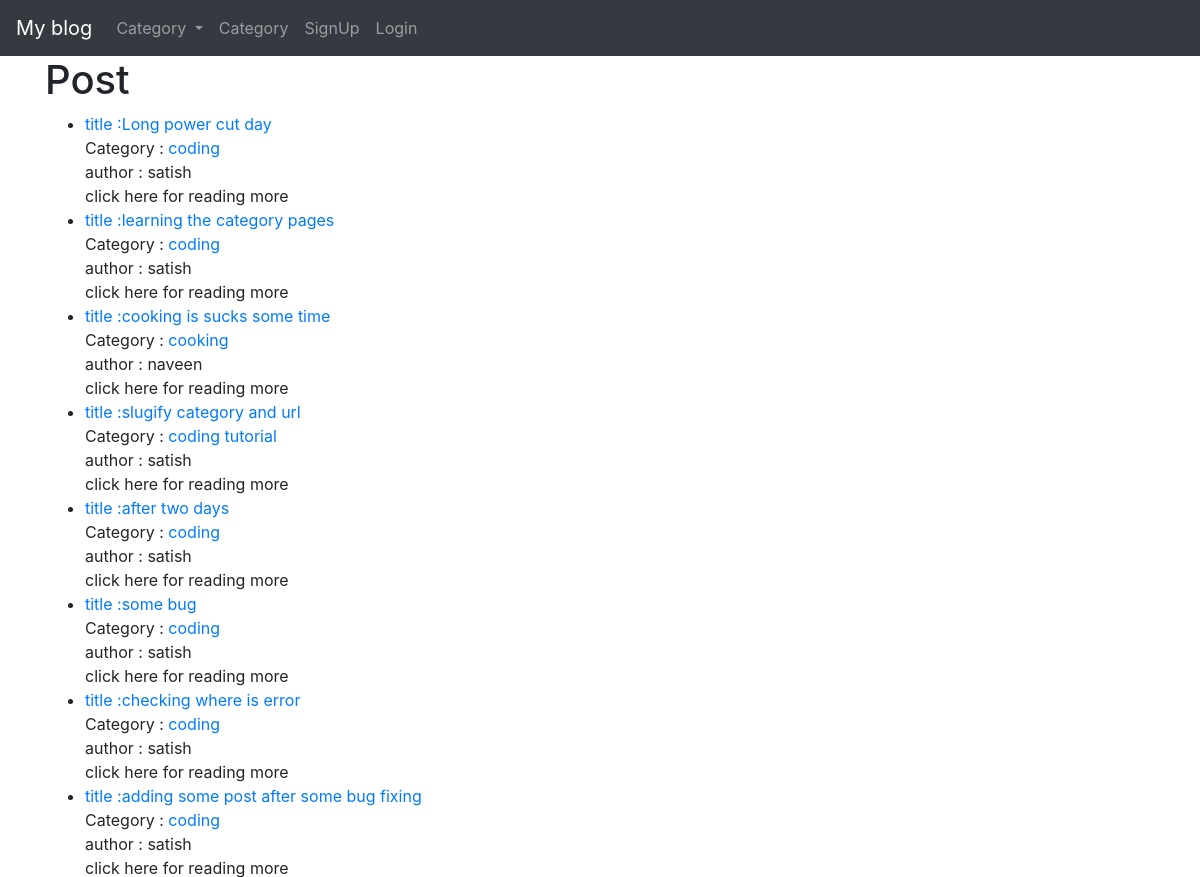
The app's page / (upper part), older data.
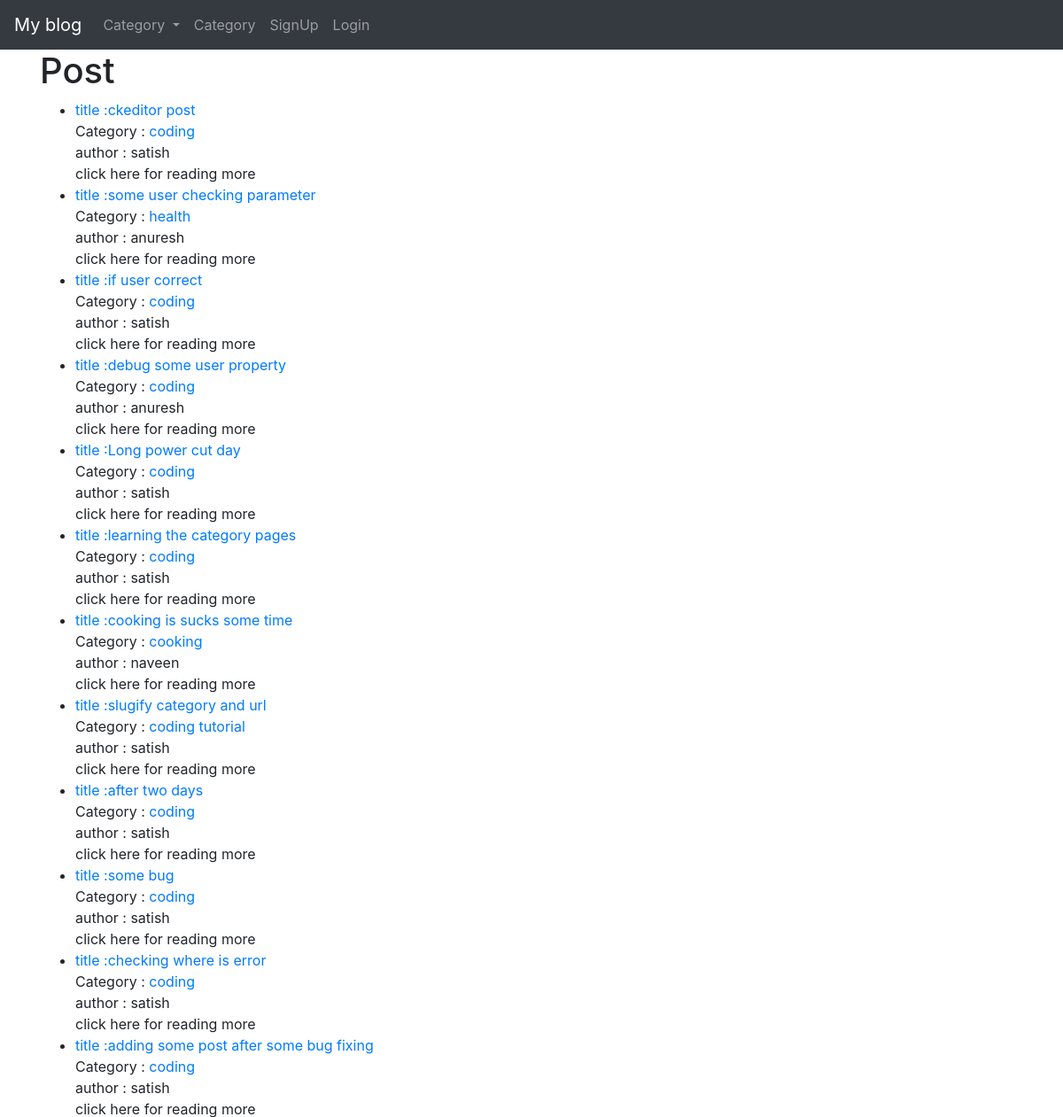
The same page, newer data.
### theblog/models.py (models this page shows, shortened)
class Post(models.Model):
    title = models.CharField(max_length=255)
    title_tag = models.CharField(max_length=60)
    author = models.ForeignKey(User,on_delete=models.CASCADE)
    category = models.CharField(max_length=100)
    body = RichTextField(blank=True,null=True)
    post_date = models.DateField(auto_now_add=True)
    snippet = models.CharField(max_length=300)
    likes = models.ManyToManyField(User, related_name="blog_post")
    header_image = models.ImageField(null=True, blank=True , upload_to="image/")

### theblog/views.py (the view)
# urls.py: path('', HomeView.as_view() , name="home"),
class HomeView(ListView):
    model = Post
    template_name = 'home.html'
    ordering = ['-post_date']
    def get_context_data(self, *args,**kwargs):
        cat_menu = Category.objects.all()
        context = super(HomeView,self).get_context_data(*args,**kwargs)
        context["cat_menu"] = cat_menu
        return context

### theblog/models.py (called while the page is built)
    def __str__(self):
        return f"{self.name}"

### theblog/templates/home.html (shortened to what this page needs)
{% extends 'base.html' %}
{% block content %}
<h1>Post</h1>
<ul>
    {% for post in object_list %}
        <li>
        <a href="{% url 'home:detail' post.pk %}"> title :{{ post.title }}</a><br>Category : <a href="{% url 'home:categoryViews' post.category|slugify %}">{{post.category}}</a><br>
        author :  {{ post.author}}
            <br/>
            {{ post.snippet }}
         </li>
    {% endfor %}
</ul>
{% endblock %}

Row changes from the older to the newer data that the page shows:
added Post: title "ckeditor post", category "coding", author "satish", snippet "click here for reading more"
added Post: title "some user checking parameter", category "health", author "anuresh", snippet "click here for reading more"
added Post: title "if user correct", category "coding", author "satish", snippet "click here for reading more"
added Post: title "debug some user property", category "coding", author "anuresh", snippet "click here for reading more"
